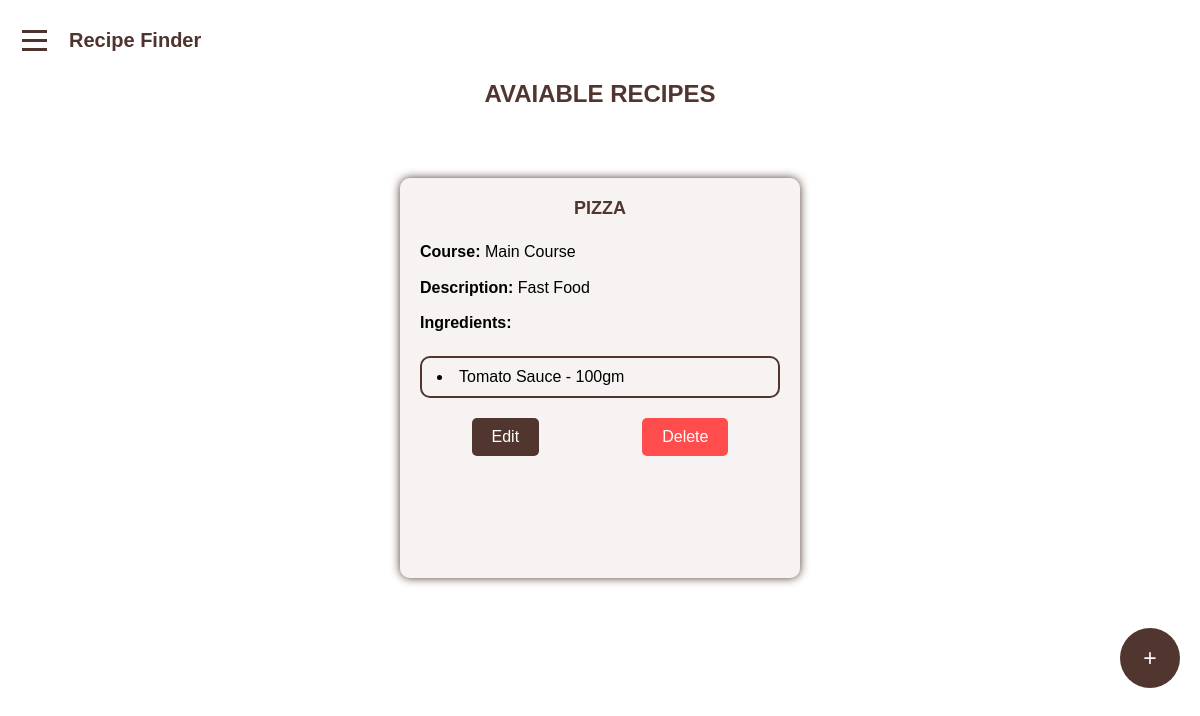
The app's page /admins/view-recipes/, older data.
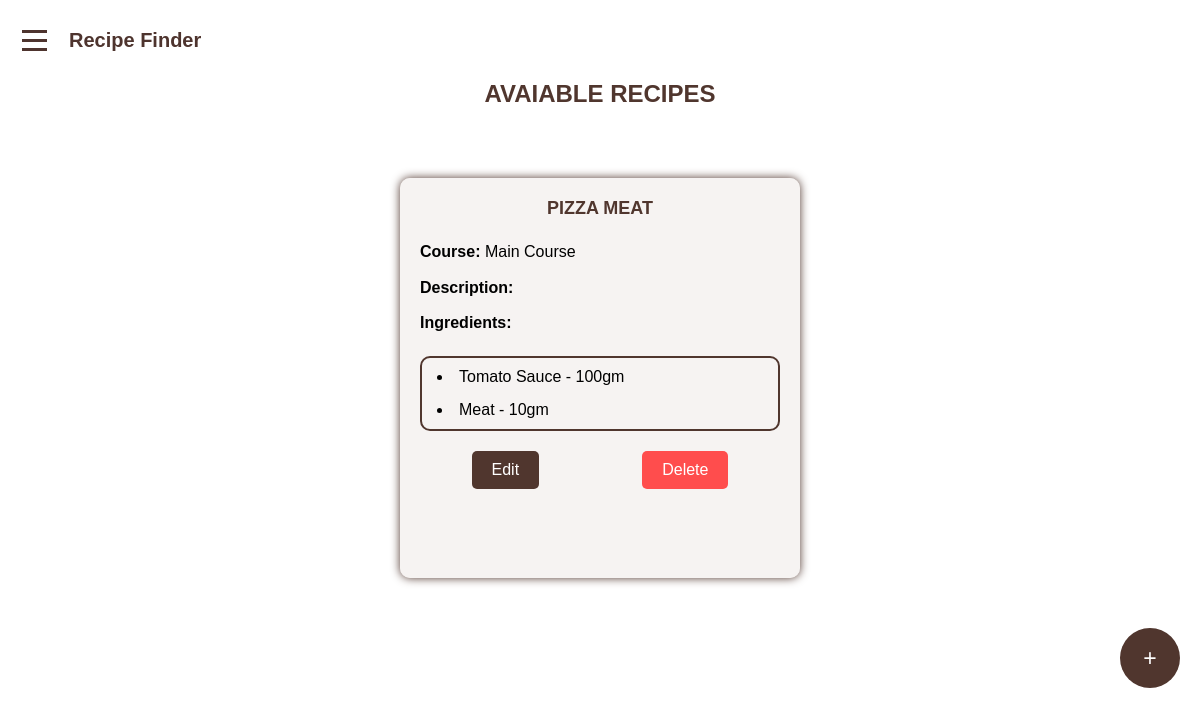
The same page, newer data.
### admins/models.py (models this page shows, shortened)
class Recipe(models.Model):
    id = models.AutoField(primary_key=True)
    name = models.CharField(max_length=100)
    description = models.TextField(null=True)
    course = models.TextField(null=True)
    duration = models.TextField(null=True)
    rate = models.IntegerField(null=True)
    instructions = models.TextField(null=True)
    image = models.ImageField(upload_to='recipes/%y/%m/%d/')
    created_at = models.DateTimeField(auto_now_add=True)
    updated_at = models.DateTimeField(auto_now=True)

class Ingredient(models.Model):
    recipe = models.ForeignKey(Recipe, on_delete=models.CASCADE, related_name='ingredients', null=True)
    name = models.CharField(max_length=100)
    quantity = models.CharField(max_length=50)

### admins/views.py (the view)
# urls.py: path('view-recipes/', view_recipes, name='view_recipes'),
@require_http_methods(["GET"])
def view_recipes(request):
    return render(request, 'view_recipes.html', {'recipes': Recipe.objects.all()})

### admins/templates/view_recipes.html (shortened to what this page needs)
<!DOCTYPE html>
<html lang="en">
<head>
    {% load static %}
    <link rel="stylesheet" href="{% static 'css/view_recipes.css' %}">
</head>
<body>
    <div class="container">
        <div class="menu-container">
            <div class="hamburger">
                <span></span>
                <span></span>
                <span></span>
            </div>
            <div class="logo">Recipe Finder</div>
        </div>
        <h2>Avaiable Recipes</h2>
        <div class="data">
            {% for recipe in recipes %}
                <div class="recipe_card">
                    <h2>{{recipe.name}}</h2>
                    <p><strong>Course:</strong> {{recipe.course}}</p>
                    <p><strong>Description:</strong> {{recipe.description}}</p>
                    <p><strong>Ingredients:</strong></p>
                    <ul>
                        {% for ingredient in recipe.ingredients.all %}
                            <li>{{ingredient.name}} - {{ingredient.quantity}}</li>
                        {% endfor %}
                    </ul>
                    <div class="buttons">
                        <button id="edit_recipe" onclick="edit_recipe('{{recipe.id}}')" type="button">Edit</button>
                        <button id="delete_recipe" onclick="delete_recipe('{{recipe.id}}')" type="button">Delete</button>
                    </div>
                </div>
            {% endfor %}
        </div>
        <button class="add">+</button>
    </div>
</body>
</html>

Row changes from the older to the newer data that the page shows:
changed Recipe "Main Course": name "PIZZA" → "PIZZA MEAT"; description "Fast Food" → (not shown)
added Ingredient: name "Meat", quantity "10gm"
